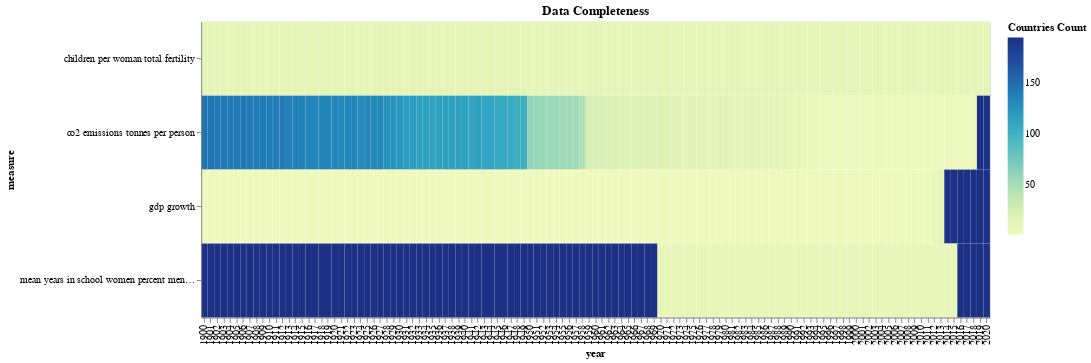

The notebook cell saved with this chart:
### Markdown cell above
## Step 1 - Data Completeness
 > In the data quality framework, data completeness refers to the degree to which all data in a data set is available. A measure of data completeness is the percentage of missing data entries [[1]](https://dataladder.com/missing-data-and-data-completeness/)

### Code cell
t1 = pd.melt(data[all_columns], id_vars=['country', 'year'], var_name=['measure'], value_name='val')
t1['Countries Count'] = t1['val'].isnull()

t1 = t1.groupby(['year', 'measure'])['Countries Count'].sum().reset_index()

alt.Chart(t1).mark_rect().encode(
    x='year:O',
    y='measure:O',
    color='Countries Count:Q'
).properties(
    width=800,
    height=300,
    title='Data Completeness'
)

### Figure 1 — Vega-Lite specification as saved in the notebook (floating-point values rounded to 4 significant figures; data arrays with more than 128 entries replaced by an {"elided": "..."} marker saying what was removed)
{"config": {"view": {"continuousWidth": 400, "continuousHeight": 300}}, "data": {"name": "data-22c06e1b1beeb1f079d24832d45c7c12"}, "mark": "rect", "encoding": {"color": {"type": "quantitative", "field": "Countries Count"}, "x": {"type": "ordinal", "field": "year"}, "y": {"type": "ordinal", "field": "measure"}}, "height": 300, "title": "Data Completeness", "width": 800, "$schema": "https://vega.github.io/schema/vega-lite/v4.8.1.json", "datasets": {"data-22c06e1b1beeb1f079d24832d45c7c12": {"elided": "484 records"}}}
